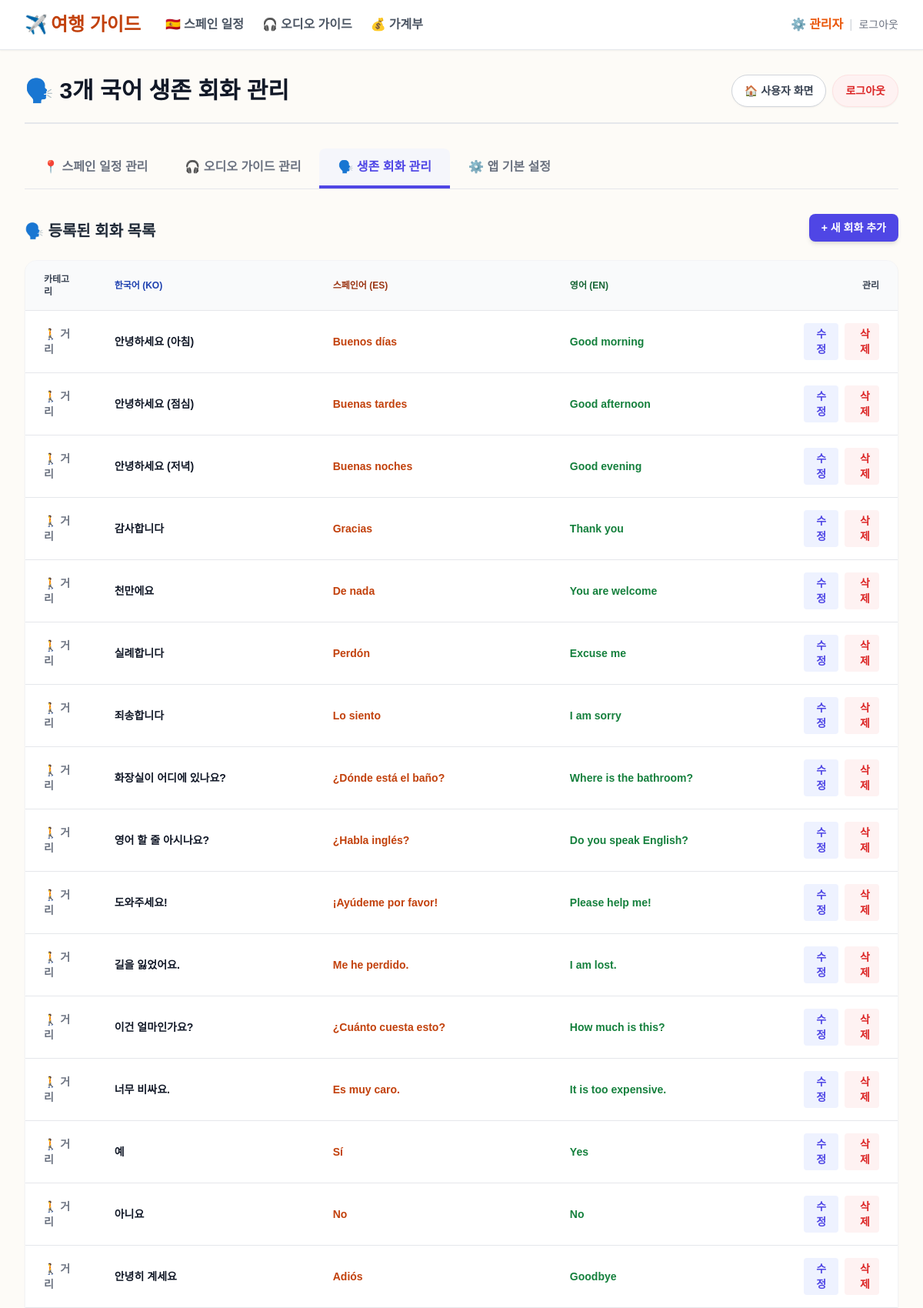
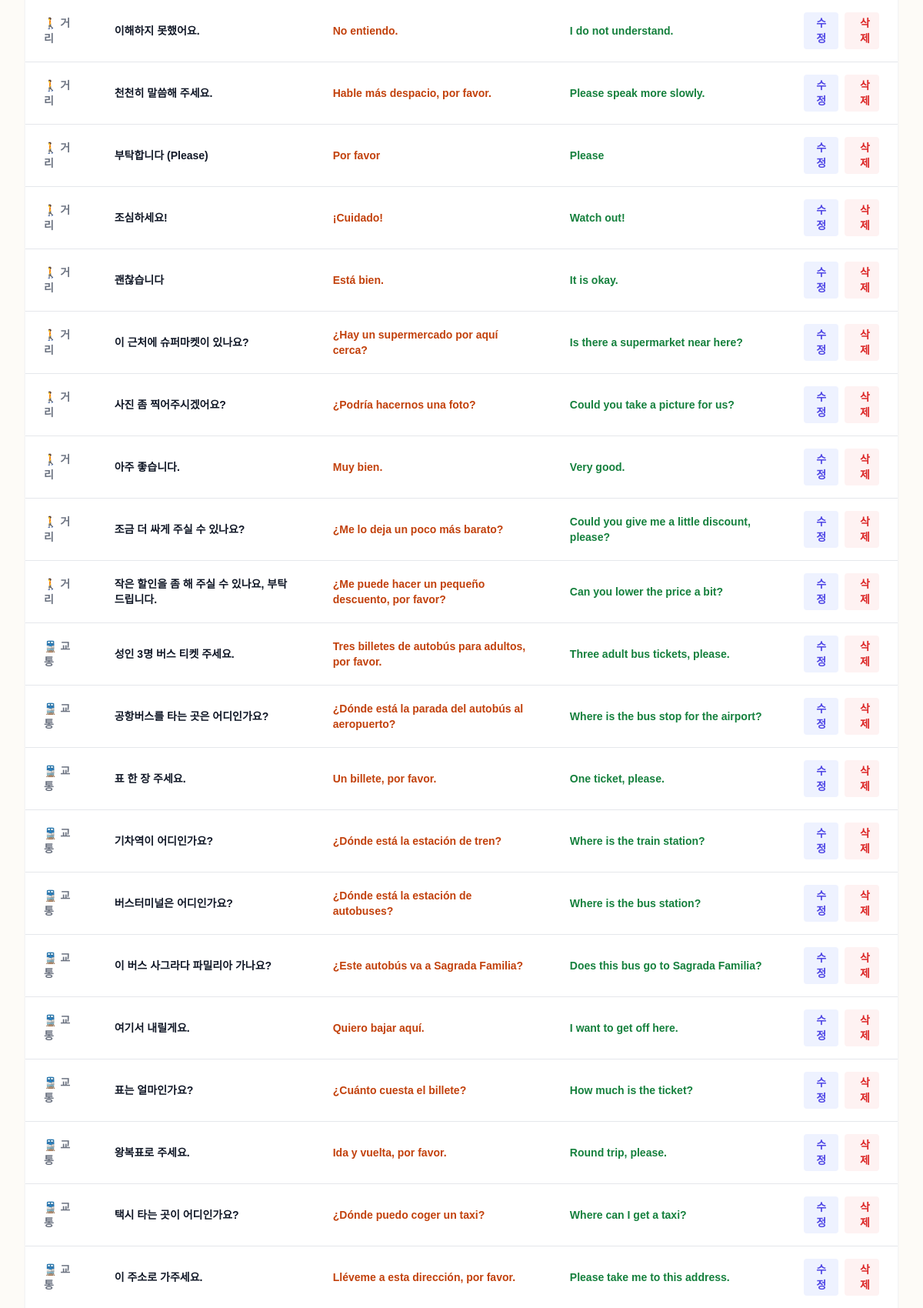
Screenshot of /admin/phrase (signed in, upper part) with the database file from the repository (2 pictures, top to bottom).
### app.py (models this page shows, shortened)
class Phrase(db.Model):
    id = db.Column(db.Integer, primary_key=True)
    category = db.Column(db.String(50), nullable=False) # street, transport, restaurant, attraction, airport
    ko = db.Column(db.String(200), nullable=False)      # 한국어
    es = db.Column(db.String(200), nullable=False)      # 스페인어
    en = db.Column(db.String(200), nullable=True)       # 영어

### app.py (the view)
@app.route('/admin/phrase')
@login_required
def admin_phrase():
    phrases = Phrase.query.all()
    return render_template('admin_phrase.html', phrases=phrases)

### app.py (called while the page is built)
@login_manager.user_loader
def load_user(user_id):
    return Admin.query.get(int(user_id))

### templates/admin_phrase.html (shortened to what this page needs)
{% extends "base.html" %}
{% block content %}
<div class="max-w-7xl mx-auto px-4 sm:px-6 lg:px-8 mt-8">
    <div class="flex flex-col sm:flex-row justify-between items-start sm:items-center border-b-2 border-gray-200 pb-5 mb-8 gap-4">
        <h2 class="text-2xl md:text-3xl font-extrabold text-gray-900 flex items-center gap-2">
            <span>🗣️</span> 3개 국어 생존 회화 관리
        </h2>
        <div class="flex items-center gap-2">
            <a href="/" class="bg-white border border-gray-300 text-gray-700 hover:bg-gray-50 px-4 py-2.5 rounded-full text-sm font-bold transition-colors shadow-sm hidden sm:block">
                🏠 사용자 화면
            </a>
            <a href="{{ url_for('admin_logout') }}" class="bg-red-50 text-red-600 border border-red-100 hover:bg-red-100 px-4 py-2.5 rounded-full text-sm font-bold transition-colors shadow-sm">
                로그아웃
            </a>
        </div>
    </div>
    <div class="flex border-b border-gray-200 mb-8 overflow-x-auto">
        <a href="/admin/dashboard" class="py-3 px-6 text-gray-500 font-bold hover:text-orange-600 transition-colors whitespace-nowrap">
            📍 스페인 일정 관리
        </a>
        <a href="/admin/audio" class="py-3 px-6 text-gray-500 font-bold hover:text-blue-600 transition-colors whitespace-nowrap">
            🎧 오디오 가이드 관리
        </a>
        <a href="/admin/phrase" class="py-3 px-6 text-indigo-600 border-b-4 border-indigo-600 font-extrabold bg-indigo-50/50 rounded-t-lg whitespace-nowrap">
            🗣️ 생존 회화 관리
        </a>
		<a href="/admin/settings" class="py-3 px-6 text-gray-500 font-bold hover:text-indigo-600 transition-colors whitespace-nowrap">⚙️ 앱 기본 설정</a>
    </div>
    <div class="mb-6 flex justify-between items-end">
        <h4 class="text-xl font-bold text-gray-800">🗣️ 등록된 회화 목록</h4>
        <button onclick="openPhraseModal()" class="bg-indigo-600 hover:bg-indigo-700 text-white px-4 py-2 rounded-lg text-sm font-bold shadow-md transition-colors">
            + 새 회화 추가
        </button>
    </div>
    <div class="bg-white rounded-2xl shadow-sm border border-gray-100 overflow-hidden mb-16">
        <div class="overflow-x-auto">
            <table class="w-full text-sm text-left">
                <thead class="text-xs text-gray-700 uppercase bg-gray-50 border-b">
                    <tr>
                        <th class="px-6 py-4 font-extrabold">카테고리</th>
                        <th class="px-6 py-4 font-extrabold text-blue-800">한국어 (KO)</th>
                        <th class="px-6 py-4 font-extrabold text-orange-800">스페인어 (ES)</th>
                        <th class="px-6 py-4 font-extrabold text-green-800">영어 (EN)</th>
                        <th class="px-6 py-4 text-right font-extrabold">관리</th>
                    </tr>
                </thead>
                <tbody>
                    {% for p in phrases %}
                    <tr class="border-b hover:bg-gray-50 transition-colors">
                        <td class="px-6 py-4 font-bold text-gray-500">
                            {% if p.category == 'street' %}🚶 거리{% elif p.category == 'transport' %}🚆 교통{% elif p.category == 'restaurant' %}🥘 식당{% elif p.category == 'market' %}🛒 시장{% elif p.category == 'attraction' %}📸 관광지{% elif p.category == 'hotel' %}🏨 숙소{% else %}✈️ 공항{% endif %}
                        </td>
                        <td class="px-6 py-4 font-bold text-gray-900">{{ p.ko }}</td>
                        <td class="px-6 py-4 font-bold text-orange-700">{{ p.es }}</td>
                        <td class="px-6 py-4 font-bold text-green-700">{{ p.en }}</td>
                        <td class="px-6 py-4 text-right flex justify-end gap-2">
                            <button onclick="openEditPhraseModal('{{ p.id }}')" class="text-indigo-600 bg-indigo-50 px-3 py-1 rounded hover:bg-indigo-100 font-bold">수정</button>
                            <a href="/admin/delete_phrase/{{ p.id }}" onclick="return confirm('이 회화를 삭제하시겠습니까?')" class="text-red-600 bg-red-50 px-3 py-1 rounded hover:bg-red-100 font-bold">삭제</a>
                        </td>
                    </tr>
                    {% else %}
                    <tr>
                        <td colspan="5" class="px-6 py-8 text-center text-gray-500">등록된 회화가 없습니다. 우측 상단의 '새 회화 추가'를 눌러주세요.</td>
                    </tr>
                    {% endfor %}
                </tbody>
            </table>
        </div>
    </div>
</div>
{% endblock %}

### rows the page displays
Phrase: category "🚶 거리", ko "안녕하세요 (아침)", es "Buenos días", en "Good morning"
Phrase: category "🚶 거리", ko "안녕하세요 (점심)", es "Buenas tardes", en "Good afternoon"
Phrase: category "🚶 거리", ko "안녕하세요 (저녁)", es "Buenas noches", en "Good evening"
Phrase: category "🚶 거리", ko "감사합니다", es "Gracias", en "Thank you"
Phrase: category "🚶 거리", ko "천만에요", es "De nada", en "You are welcome"
Phrase: category "🚶 거리", ko "실례합니다", es "Perdón", en "Excuse me"
Phrase: category "🚶 거리", ko "죄송합니다", es "Lo siento", en "I am sorry"
Phrase: category "🚶 거리", ko "화장실이 어디에 있나요?", es "¿Dónde está el baño?", en "Where is the bathroom?"
Phrase: category "🚶 거리", ko "영어 할 줄 아시나요?", es "¿Habla inglés?", en "Do you speak English?"
Phrase: category "🚶 거리", ko "도와주세요!", es "¡Ayúdeme por favor!", en "Please help me!"
Phrase: category "🚶 거리", ko "길을 잃었어요.", es "Me he perdido.", en "I am lost."
Phrase: category "🚶 거리", ko "이건 얼마인가요?", es "¿Cuánto cuesta esto?", en "How much is this?"
Phrase: category "🚶 거리", ko "너무 비싸요.", es "Es muy caro.", en "It is too expensive."
Phrase: category "🚶 거리", ko "예", es "Sí", en "Yes"
Phrase: category "🚶 거리", ko "아니요", es "No", en "No"
Phrase: category "🚶 거리", ko "안녕히 계세요", es "Adiós", en "Goodbye"
Phrase: category "🚶 거리", ko "이해하지 못했어요.", es "No entiendo.", en "I do not understand."
Phrase: category "🚶 거리", ko "천천히 말씀해 주세요.", es "Hable más despacio, por favor.", en "Please speak more slowly."
Phrase: category "🚶 거리", ko "부탁합니다 (Please)", es "Por favor", en "Please"
Phrase: category "🚶 거리", ko "조심하세요!", es "¡Cuidado!", en "Watch out!"
Phrase: category "🚶 거리", ko "괜찮습니다", es "Está bien.", en "It is okay."
Phrase: category "🚶 거리", ko "이 근처에 슈퍼마켓이 있나요?", es "¿Hay un supermercado por aquí cerca?", en "Is there a supermarket near here?"
Phrase: category "🚶 거리", ko "사진 좀 찍어주시겠어요?", es "¿Podría hacernos una foto?", en "Could you take a picture for us?"
Phrase: category "🚶 거리", ko "아주 좋습니다.", es "Muy bien.", en "Very good."
Phrase: category "🚶 거리", ko "조금 더 싸게 주실 수 있나요?", es "¿Me lo deja un poco más barato?", en "Could you give me a little discount, please?"
Phrase: category "🚶 거리", ko "작은 할인을 좀 해 주실 수 있나요, 부탁드립니다.", es "¿Me puede hacer un pequeño descuento, por favor?", en "Can you lower the price a bit?"
Phrase: category "🚆 교통", ko "성인 3명 버스 티켓 주세요.", es "Tres billetes de autobús para adultos, por favor.", en "Three adult bus tickets, please."
Phrase: category "🚆 교통", ko "공항버스를 타는 곳은 어디인가요?", es "¿Dónde está la parada del autobús al aeropuerto?", en "Where is the bus stop for the airport?"
Phrase: category "🚆 교통", ko "표 한 장 주세요.", es "Un billete, por favor.", en "One ticket, please."
Phrase: category "🚆 교통", ko "기차역이 어디인가요?", es "¿Dónde está la estación de tren?", en "Where is the train station?"
Phrase: category "🚆 교통", ko "버스터미널은 어디인가요?", es "¿Dónde está la estación de autobuses?", en "Where is the bus station?"
Phrase: category "🚆 교통", ko "이 버스 사그라다 파밀리아 가나요?", es "¿Este autobús va a Sagrada Familia?", en "Does this bus go to Sagrada Familia?"
Phrase: category "🚆 교통", ko "여기서 내릴게요.", es "Quiero bajar aquí.", en "I want to get off here."
Phrase: category "🚆 교통", ko "표는 얼마인가요?", es "¿Cuánto cuesta el billete?", en "How much is the ticket?"
Phrase: category "🚆 교통", ko "왕복표로 주세요.", es "Ida y vuelta, por favor.", en "Round trip, please."
Phrase: category "🚆 교통", ko "택시 타는 곳이 어디인가요?", es "¿Dónde puedo coger un taxi?", en "Where can I get a taxi?"
Phrase: category "🚆 교통", ko "이 주소로 가주세요.", es "Lléveme a esta dirección, por favor.", en "Please take me to this address."
